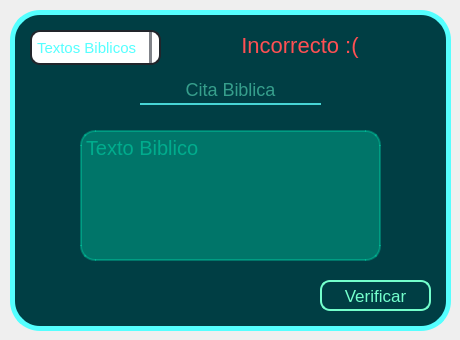
<?xml version="1.0" encoding="UTF-8"?>
<ui version="4.0">
 <class>Form</class>
 <widget class="QWidget" name="Form">
  <property name="geometry">
   <rect>
    <x>0</x>
    <y>0</y>
    <width>460</width>
    <height>340</height>
   </rect>
  </property>
  <property name="windowTitle">
   <string>Memorizando</string>
  </property>
  <property name="styleSheet">
   <string notr="true">/* Fondo */

QFrame#fr_fondo {
	background: rgb(0, 62, 68);
	border: 5px solid rgb(85, 255, 255);
	border-radius: 30px;
}

/* Combobox */

QComboBox{
    font: 15px arial;
    color: #55ffff;
	background-color: rgba(27, 29, 35, .5);
	border-radius: 10px;
	border: 2px solid rgb(33, 37, 43);
	padding: 5px;
}
QComboBox:hover{
	border: 2px solid rgb(64, 71, 88);
}

QComboBox::drop-down {
	subcontrol-origin: padding;
	subcontrol-position: top right;
	width: 7px; 
	
    border-left-width: 3px;
	border-left-color: rgba(39, 44, 54, 150);
	border-left-style: solid;
	border-top-right-radius: 3px;
	border-bottom-right-radius: 3px;	

    background-position: center;
	background-repeat: no-reperat;
}

QComboBox QAbstractItemView {
	color: rgba(85, 255, 238, 0.8);	
	background-color: rgb(33, 37, 43);
	padding: 10px;
	selection-background-color: rgb(39, 44, 54);
}

/* Labels */

QLabel#lbl_bienvenida {
	font: 42px arial;
	color: rgb(82, 245, 245);
}

QLabel#lbl_usuario, QLabel#lbl_clave {
	font: 24px arial;
	color: rgb(74, 221, 221);
}

QLabel#lbl_alerta {
	font: 22px arial;
	color: rgb(255, 80, 83);
	border: 1px solid rgba(255, 255, 255, .15);
	border-radius: 20px;
/*rgb(0, 204, 0)*/
}

/* QLineEdit */

QLineEdit{
	background: transparent;
	border: none;
	border-bottom: 2px solid rgb(71, 213, 213);
	font-family: arial;
	font-size: 18px;
	color: rgb(107, 255, 211);
}

/* QPushButton */

QPushButton#btn_continuar {
	font: 17px arial;
	color: rgb(116, 255, 204);
	border: 2px solid rgb(116, 255, 204);
	border-radius: 10px;
}

QPushButton#btn_continuar:hover {
	background: rgb(116, 255, 204);
	color: rgb(0, 62, 68);
}

QPushButton#btn_continuar:pressed {
	padding-left: 10px;
}

/* QTextEdit */
QTextEdit {
    font-size: 20px;
    background-color: rgba(0, 255, 195, 0.29);
    color: rgba(0, 255, 195, 0.8);
	border: 2px solid rgba(0, 255, 195, 0.29);
    border-radius: 15px;
}

QTextEdit:hover {
    border: 2px solid rgba(0, 255, 195, 0.8);
}


/** Author: Francisco Velez */
</string>
  </property>
  <widget class="QFrame" name="fr_fondo">
   <property name="geometry">
    <rect>
     <x>10</x>
     <y>10</y>
     <width>441</width>
     <height>321</height>
    </rect>
   </property>
   <property name="frameShape">
    <enum>QFrame::StyledPanel</enum>
   </property>
   <property name="frameShadow">
    <enum>QFrame::Raised</enum>
   </property>
   <widget class="QComboBox" name="cb_menu">
    <property name="geometry">
     <rect>
      <x>20</x>
      <y>20</y>
      <width>131</width>
      <height>35</height>
     </rect>
    </property>
    <item>
     <property name="text">
      <string>Textos Biblicos</string>
     </property>
    </item>
    <item>
     <property name="text">
      <string>Citas Biblicas</string>
     </property>
    </item>
    <item>
     <property name="text">
      <string>Estadistica</string>
     </property>
    </item>
    <item>
     <property name="text">
      <string>Author</string>
     </property>
    </item>
    <item>
     <property name="text">
      <string>Cerrar Seccion</string>
     </property>
    </item>
    <item>
     <property name="text">
      <string>Salir</string>
     </property>
    </item>
   </widget>
   <widget class="QLabel" name="lbl_alerta">
    <property name="geometry">
     <rect>
      <x>165</x>
      <y>15</y>
      <width>250</width>
      <height>40</height>
     </rect>
    </property>
    <property name="text">
     <string>Incorrecto :(</string>
    </property>
    <property name="alignment">
     <set>Qt::AlignCenter</set>
    </property>
   </widget>
   <widget class="QLineEdit" name="le_usuario">
    <property name="geometry">
     <rect>
      <x>130</x>
      <y>65</y>
      <width>181</width>
      <height>30</height>
     </rect>
    </property>
    <property name="maxLength">
     <number>15</number>
    </property>
    <property name="alignment">
     <set>Qt::AlignCenter</set>
    </property>
    <property name="placeholderText">
     <string>Cita Biblica</string>
    </property>
   </widget>
   <widget class="QPushButton" name="btn_continuar">
    <property name="geometry">
     <rect>
      <x>310</x>
      <y>270</y>
      <width>111</width>
      <height>31</height>
     </rect>
    </property>
    <property name="text">
     <string>Verificar</string>
    </property>
   </widget>
   <widget class="QTextEdit" name="textEdit">
    <property name="geometry">
     <rect>
      <x>70</x>
      <y>120</y>
      <width>301</width>
      <height>131</height>
     </rect>
    </property>
    <property name="placeholderText">
     <string>Texto Biblico</string>
    </property>
   </widget>
  </widget>
 </widget>
 <resources/>
 <connections/>
</ui>
